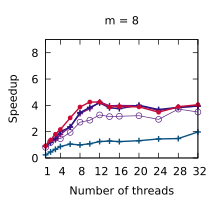

This figure's gnuplot source:
set title "m = 8"
set terminal pdf size 2.2,2.0
set output "./results/LUD_n___512,_m___8.pdf"
set key off
set xrange [1:32]
set xtics (1, 4, 8, 12, 16, 20, 24, 28, 32)
set xlabel "Number of threads"
set yrange [0:9]
set ytics (0, 2, 4, 6, 8)
set ylabel "Speedup"
plot './results/LUD_n___512,_m___8.dat' using 1:2 title "Work stealing" pointsize 0.7 lw 1 pt 6 linecolor rgb "#5B2182" with linespoints, \
  './results/LUD_n___512,_m___8.dat' using 1:3 title "Multi-atomics 64 1 4" pointsize 0.7 lw 2 pt 1 linecolor rgb "#801478" with linespoints, \
  './results/LUD_n___512,_m___8.dat' using 1:4 title "Multi-atomics 2 64 1 4" pointsize 0.7 lw 2 pt 1 linecolor rgb "#0A5080" with linespoints, \
  './results/LUD_n___512,_m___8.dat' using 1:5 title "Multi-atomics 3 64 1 4" pointsize 0.7 lw 2 pt 1 linecolor rgb "#281480" with linespoints, \
  './results/LUD_n___512,_m___8.dat' using 1:6 title "WorkAssisting 4" pointsize 0.4 lw 2 pt 7 linecolor rgb "#C80A35" with linespoints
